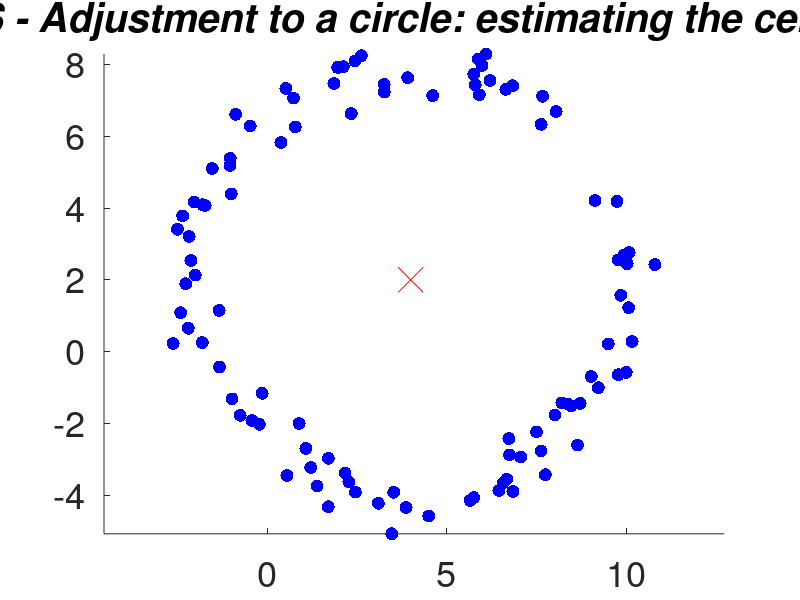

This chart was generated by the following MATLAB code:
clear all
close all
clc

load dat3_2;
figure()
hold on
plot(xy(:,1),xy(:,2),'.b','MarkerSize',28)
plot(4,2,'xr','MarkerSize',18)
hold off
set(gca,'FontSize',26)
title('LS - Adjustment to a circle: estimating the center', ...
    'FontAngle', 'italic', 'FontWeight', 'bold')
axis equal